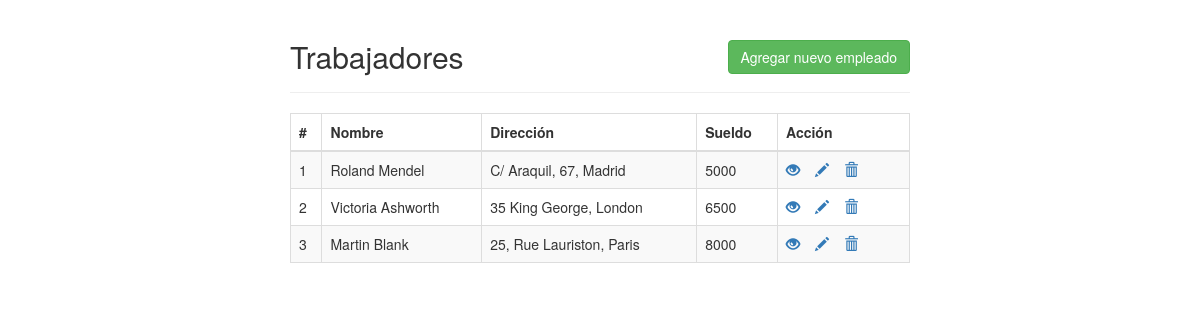
Before: / with the older database file.
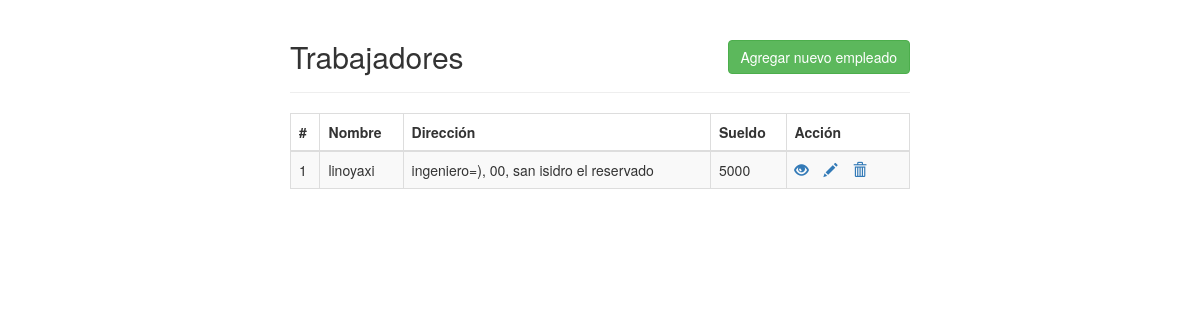
After: the same page with the newer database file.
### tables this page shows
CREATE TABLE `employees` (
  `id` int(11) NOT NULL,
  `name` varchar(100) NOT NULL,
  `address` varchar(255) NOT NULL,
  `salary` int(10) NOT NULL
);

### index.php (the view, shortened to what this page needs)
<!DOCTYPE html>
<html lang="en">
<head>
    <link rel="stylesheet" href="https://maxcdn.bootstrapcdn.com/bootstrap/3.3.7/css/bootstrap.css">
</head>
<body>
    <div class="wrapper">
        <div class="container-fluid">
            <div class="row">
                <div class="col-md-12">
                    <div class="page-header clearfix">
                        <h2 class="pull-left">Trabajadores</h2>
                        <a href="create.php" class="btn btn-success pull-right">Agregar nuevo empleado</a>
                    </div>
                    <?php
                    require_once "config.php";
                    $sql = "SELECT * FROM employees";
                    if($result = mysqli_query($link, $sql)){
                        if(mysqli_num_rows($result) > 0){
                            echo "<table class='table table-bordered table-striped'>";
                                echo "<thead>";
                                    echo "<tr>";
                                        echo "<th>#</th>";
                                        echo "<th>Nombre</th>";
                                        echo "<th>Dirección</th>";
                                        echo "<th>Sueldo</th>";
                                        echo "<th>Acción</th>";
                                    echo "</tr>";
                                echo "</thead>";
                                echo "<tbody>";
                                while($row = mysqli_fetch_array($result)){
                                    echo "<tr>";
                                        echo "<td>" . $row['id'] . "</td>";
                                        echo "<td>" . $row['name'] . "</td>";
                                        echo "<td>" . $row['address'] . "</td>";
                                        echo "<td>" . $row['salary'] . "</td>";
                                        echo "<td>";
                                            echo "<a href='read.php?id=". $row['id'] ."' title='Ver' data-toggle='tooltip'><span class='glyphicon glyphicon-eye-open'></span></a>";
                                            echo "<a href='update.php?id=". $row['id'] ."' title='Actualizar' data-toggle='tooltip'><span class='glyphicon glyphicon-pencil'></span></a>";
                                            echo "<a href='delete.php?id=". $row['id'] ."' title='Borrar' data-toggle='tooltip'><span class='glyphicon glyphicon-trash'></span></a>";
                                        echo "</td>";
                                    echo "</tr>";
                                }
                                echo "</tbody>";
                            echo "</table>";
                        } else{
                            echo "<p class='lead'><em>No records were found.</em></p>";
                        }
                    } else{
                        echo "ERROR: Could not able to execute $sql. " . mysqli_error($link);
                    }
                    ?>
                </div>
            </div>
        </div>
    </div>
</body>
</html>

### index.php (style rules this page uses)
.wrapper { width: 650px; margin: 0 auto; }
.page-header h2 { margin-top: 0; }
table tr td:last-child a { margin-right: 15px; }

Changed rows visible on the page:
removed employees: id "2", name "Victoria Ashworth", address "35 King George, London", salary "6500"
removed employees: id "3", name "Martin Blank", address "25, Rue Lauriston, Paris", salary "8000"
changed employees id 1: name "Roland Mendel" → "linoyaxi"; address "C/ Araquil, 67, Madrid" → "ingeniero=), 00, san isidro el reservado"
